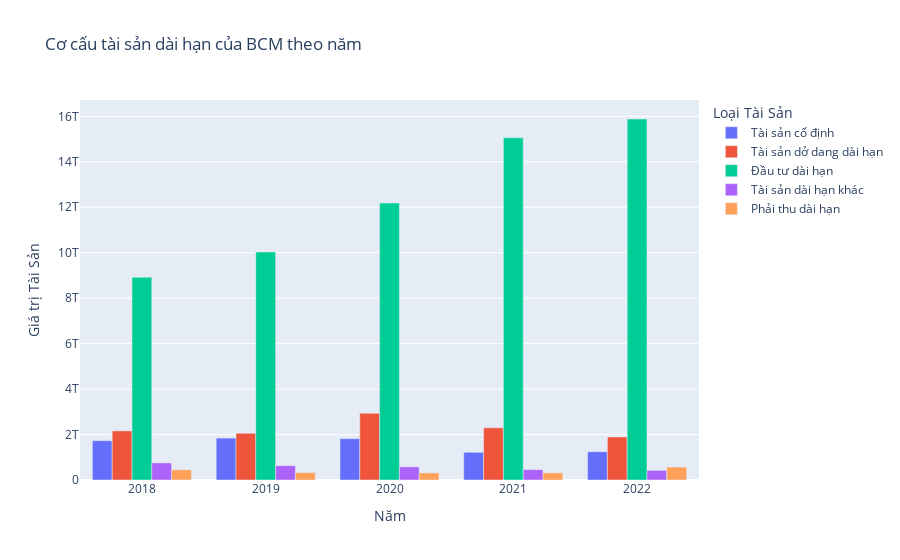

The notebook cell saved with this chart:
### Code cell
# Dữ liệu năm
years = bcm_data['Năm'].tolist()

# Dữ liệu tài sản dài hạn và tài sản ngắn hạn
asset = bcm_data['CĐKT. TÀI SẢN DÀI HẠN'].tolist()
receivables = bcm_data['CĐKT. Phải thu dài hạn'].tolist()
Lassets = bcm_data['CĐKT. Tài sản cố định'].tolist()
Lassets2 = bcm_data['CĐKT. Tài sản dở dang dài hạn'].tolist()
Lassets3 = bcm_data['CĐKT. Đầu tư dài hạn'].tolist()
Lassets4 = bcm_data['CĐKT. Tài sản dài hạn khác'].tolist()


# Tạo DataFrame cho Plotly Express
df = pd.DataFrame({
    'Năm': years * 5,
    'Loại Tài Sản': (['Tài sản cố định'] * len(years) + ['Tài sản dở dang dài hạn'] * len(years) +
                     ['Đầu tư dài hạn'] * len(years) + ['Tài sản dài hạn khác'] * len(years) +
                     ['Phải thu dài hạn'] * len(years)),
    'Giá trị Tài Sản (tỷ đồng)': (Lassets + Lassets2 + Lassets3 + Lassets4 + receivables)
})

# Vẽ biểu đồ cột ghép
fig4 = px.bar(df, x='Năm', y='Giá trị Tài Sản (tỷ đồng)', color='Loại Tài Sản',
             title='Cơ cấu tài sản dài hạn của BCM theo năm',
             labels={'Giá trị Tài Sản (tỷ đồng)': 'Giá trị Tài Sản'},
             barmode='group')  # Chỉnh tham số barmode thành 'group'

# Hiển thị biểu đồ
fig4.show()

### Figure 1 — Plotly figure (JSON) as saved in the notebook; plotly's stock layout.template omitted (floating-point values rounded to 4 significant figures)
{"data": [{"alignmentgroup": "True", "hovertemplate": "Loại Tài Sản=Tài sản cố định<br>Năm=%{x}<br>Giá trị Tài Sản=%{y}<extra></extra>", "legendgroup": "Tài sản cố định", "marker": {"color": "#636efa", "pattern": {"shape": ""}}, "name": "Tài sản cố định", "offsetgroup": "Tài sản cố định", "orientation": "v", "showlegend": true, "textposition": "auto", "type": "bar", "x": [2018, 2019, 2020, 2021, 2022], "xaxis": "x", "y": [1728857505977, 1844300128711, 1818939863833, 1219713801618, 1244362163479], "yaxis": "y"}, {"alignmentgroup": "True", "hovertemplate": "Loại Tài Sản=Tài sản dở dang dài hạn<br>Năm=%{x}<br>Giá trị Tài Sản=%{y}<extra></extra>", "legendgroup": "Tài sản dở dang dài hạn", "marker": {"color": "#EF553B", "pattern": {"shape": ""}}, "name": "Tài sản dở dang dài hạn", "offsetgroup": "Tài sản dở dang dài hạn", "orientation": "v", "showlegend": true, "textposition": "auto", "type": "bar", "x": [2018, 2019, 2020, 2021, 2022], "xaxis": "x", "y": [2161705686414, 2052551817898, 2936418080995, 2296538741682, 1892553976672], "yaxis": "y"}, {"alignmentgroup": "True", "hovertemplate": "Loại Tài Sản=Đầu tư dài hạn<br>Năm=%{x}<br>Giá trị Tài Sản=%{y}<extra></extra>", "legendgroup": "Đầu tư dài hạn", "marker": {"color": "#00cc96", "pattern": {"shape": ""}}, "name": "Đầu tư dài hạn", "offsetgroup": "Đầu tư dài hạn", "orientation": "v", "showlegend": true, "textposition": "auto", "type": "bar", "x": [2018, 2019, 2020, 2021, 2022], "xaxis": "x", "y": [8919170426327, 10033993432653, 12185746848878, 15059415443761, 15883747073831], "yaxis": "y"}, {"alignmentgroup": "True", "hovertemplate": "Loại Tài Sản=Tài sản dài hạn khác<br>Năm=%{x}<br>Giá trị Tài Sản=%{y}<extra></extra>", "legendgroup": "Tài sản dài hạn khác", "marker": {"color": "#ab63fa", "pattern": {"shape": ""}}, "name": "Tài sản dài hạn khác", "offsetgroup": "Tài sản dài hạn khác", "orientation": "v", "showlegend": true, "textposition": "auto", "type": "bar", "x": [2018, 2019, 2020, 2021, 2022], "xaxis": "x", "y": [752373118641, 630062206470, 579554832712, 455765477729, 423264425160], "yaxis": "y"}, {"alignmentgroup": "True", "hovertemplate": "Loại Tài Sản=Phải thu dài hạn<br>Năm=%{x}<br>Giá trị Tài Sản=%{y}<extra></extra>", "legendgroup": "Phải thu dài hạn", "marker": {"color": "#FFA15A", "pattern": {"shape": ""}}, "name": "Phải thu dài hạn", "offsetgroup": "Phải thu dài hạn", "orientation": "v", "showlegend": true, "textposition": "auto", "type": "bar", "x": [2018, 2019, 2020, 2021, 2022], "xaxis": "x", "y": [450577574803, 325794188433, 311904517433, 318329217816, 569737494444], "yaxis": "y"}], "layout": {"barmode": "group", "legend": {"title": {"text": "Loại Tài Sản"}, "tracegroupgap": 0}, "title": {"text": "Cơ cấu tài sản dài hạn của BCM theo năm"}, "xaxis": {"anchor": "y", "domain": [0, 1], "title": {"text": "Năm"}}, "yaxis": {"anchor": "x", "domain": [0, 1], "title": {"text": "Giá trị Tài Sản"}}}}
